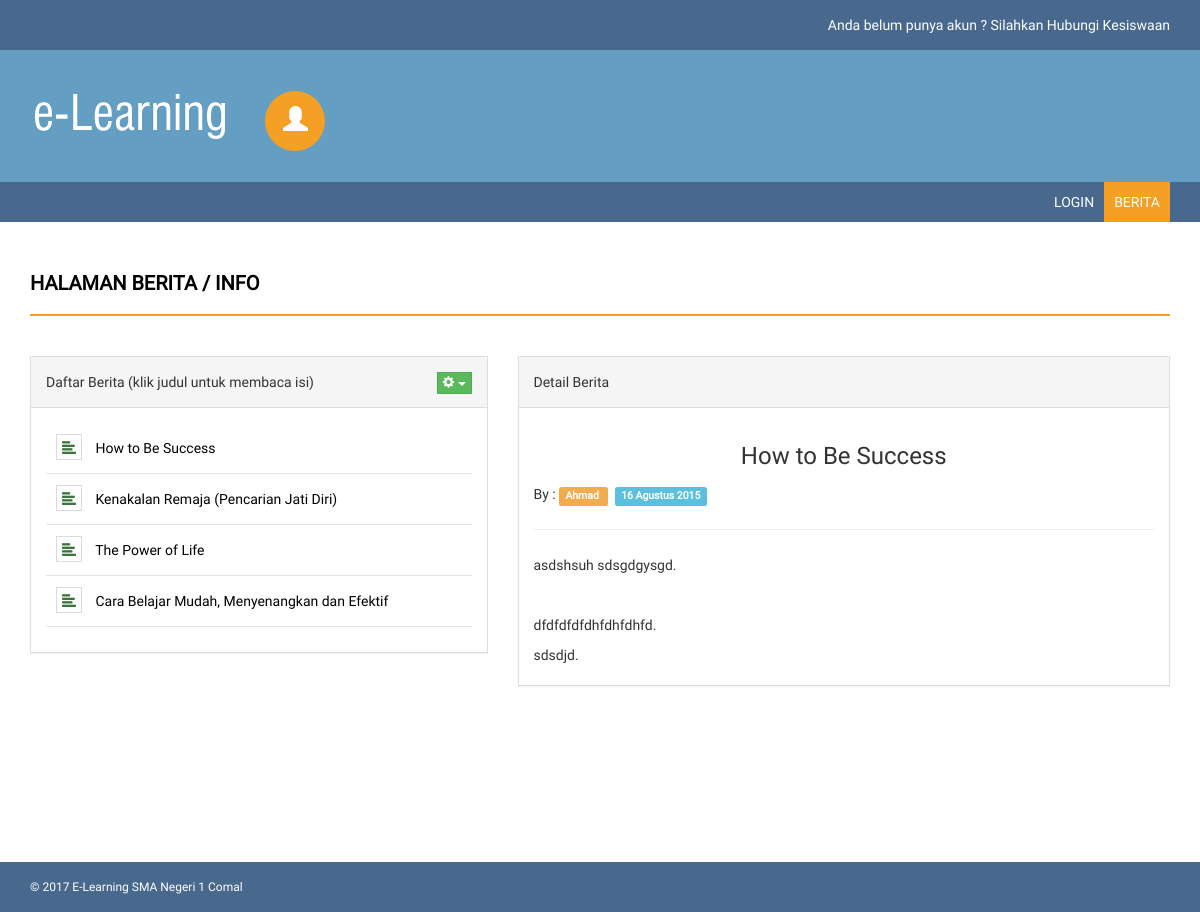
The app's page /?page=berita&action=detail&id_berita=2 with its own data.
### tables this page shows
CREATE TABLE IF NOT EXISTS `tb_berita` (
  `id_berita` int(11) NOT NULL AUTO_INCREMENT,
  `judul` text NOT NULL,
  `isi` longtext NOT NULL,
  `tgl_posting` date NOT NULL,
  `penerbit` varchar(10) NOT NULL,
  `status` enum('aktif','tidak aktif') NOT NULL,
  PRIMARY KEY (`id_berita`)
);

CREATE TABLE IF NOT EXISTS `tb_pengajar` (
  `id_pengajar` int(11) NOT NULL AUTO_INCREMENT,
  `nip` varchar(20) NOT NULL,
  `nama_lengkap` varchar(50) NOT NULL,
  `tempat_lahir` varchar(20) NOT NULL,
  `tgl_lahir` date NOT NULL,
  `jenis_kelamin` enum('L','P') NOT NULL,
  `agama` varchar(20) NOT NULL,
  `no_telp` varchar(15) NOT NULL,
  `email` varchar(100) NOT NULL,
  `alamat` text NOT NULL,
  `jabatan` varchar(20) NOT NULL,
  `foto` varchar(100) NOT NULL,
  `web` varchar(60) NOT NULL,
  `username` varchar(40) NOT NULL,
  `password` varchar(40) NOT NULL,
  `pass` varchar(40) NOT NULL,
  `status` enum('aktif','tidak aktif') NOT NULL,
  PRIMARY KEY (`id_pengajar`)
);

### +koneksi.php (called while the page is built, shortened)
<?php
function tgl_indo($tgl) {
	$tanggal = substr($tgl,8,2);
	$bulan = getBulan(substr($tgl,5,2));
	$tahun = substr($tgl,0,4);
	return $tanggal.' '.$bulan.' '.$tahun;
}
function getBulan($bln){
	switch ($bln){
		case 8:
			return "Agustus";
			break;
	}
}
?>

### inc/berita.php (the view, shortened to what this page needs)
<div class="row">
    <div class="col-md-12">
        <h4 class="page-head-line">Halaman Berita / Info</h4>
    </div>
</div>
<div class="row">
    <div class="col-md-5">
        <div class="notice-board">
            <div class="panel panel-default">
                <div class="panel-heading">
                    Daftar Berita (klik judul untuk membaca isi)
                    <div class="pull-right" >
                        <div class="dropdown">
                          <button class="btn btn-success dropdown-toggle btn-xs" type="button" id="dropdownMenu1" data-toggle="dropdown" aria-expanded="true">
                            <span class="glyphicon glyphicon-cog"></span>
                            <span class="caret"></span>
                          </button>
                        </div>
                    </div>
                </div>
                <div class="panel-body">
                    <ul>
                        <?php
                        $sql_berita = mysqli_query($db, "SELECT * FROM tb_berita WHERE status = 'aktif' ORDER BY tgl_posting DESC LIMIT 0, 4") or die($db->error);
                        while($data_berita = mysqli_fetch_array($sql_berita)) { ?>
                          <li>
                              <?php
                              if(@$_GET['hal'] == 'daftar') { ?>
                                <a href="?hal=daftar&page=berita&action=detail&id_berita=<?php echo $data_berita['id_berita']; ?>">
                                <?php
                              } else { ?>
                                <a href="?page=berita&action=detail&id_berita=<?php echo $data_berita['id_berita']; ?>">
                                <?php
                              } ?>
                               <span class="glyphicon glyphicon-align-left text-success" ></span>
                                <?php echo $data_berita['judul']; ?> &nbsp;
                              </a>
                          </li>
                        <?php
                        } ?>
                    </ul>
                </div>
            </div>
        </div>
    </div>
    <?php
    if(@$_GET['action'] == 'detail') {
    ?>
      <div class="col-md-7">
        <div class="notice-board">
          <div class="panel panel-default">
          <div class="panel-heading">Detail Berita</div>
          <div class="panel-body">
          <?php
          $sql_berita_detail = mysqli_query($db, "SELECT * FROM tb_berita WHERE id_berita = '$_GET[id_berita]'") or die($db->error);
          $data_berita_detail = mysqli_fetch_array($sql_berita_detail);
          ?>
            <h3 align="center"><?php echo $data_berita_detail['judul']; ?></h3>
            By : <span class="label label-warning">
                <?php
                if($data_berita_detail['penerbit'] == 'admin') {
                  echo "Admin";
                } else {
                  $sql_pengajar = mysqli_query($db, "SELECT * FROM tb_pengajar WHERE id_pengajar = '$data_berita_detail[penerbit]'") or die($db->error);
                  $data_pengajar = mysqli_fetch_array($sql_pengajar);
                  echo $data_pengajar['nama_lengkap'];
                } ?>
            </span> &nbsp;
            <span class="label label-info"><?php echo tgl_indo($data_berita_detail['tgl_posting']); ?></span>
            <hr />
            <div>
              <?php echo nl2br($data_berita_detail['isi']); ?>
            </div>
          </div>
          </div>
        </div>
      </div>
    <?php
    } ?>
</div>

### style/assets/css/style.css (style rules this page uses)
body { font-family: 'Roboto', sans-serif; line-height: 30px; }
.page-head-line { font-weight: 900; padding-bottom: 20px; border-bottom: 2px solid #f4a024; text-transform: uppercase; color: #000; font-size: 20px; margin-bottom: 40px; }
.btn { border-radius: 0px; -webkit-border-radius: 0px; -moz-border-radius: 0px; }
.notice-board .panel { border-radius: 0px; -webkit-border-radius: 0px; -moz-border-radius: 0px; }
.notice-board ul { padding-left: 0px; list-style: none; }
.notice-board li { padding: 10px; border-bottom: 1px solid #E5E5E5; }
.notice-board li span { margin-right: 10px; border: 1px solid #DBDBDB; padding: 5px; }
.notice-board li a, li a:hover { text-decoration: none; color: #000; }

### records on screen
tb_berita: judul "How to Be Success", tgl_posting "16 Agustus 2015", isi "asdshsuh sdsgdgysgd. dfdfdfdfdhfdhfdhfd. sdsdjd."
tb_berita: judul "Kenakalan Remaja (Pencarian Jati Diri)"
tb_berita: judul "The Power of Life"
tb_berita: judul "Cara Belajar Mudah, Menyenangkan dan Efektif"
tb_pengajar: nama_lengkap "Ahmad"
